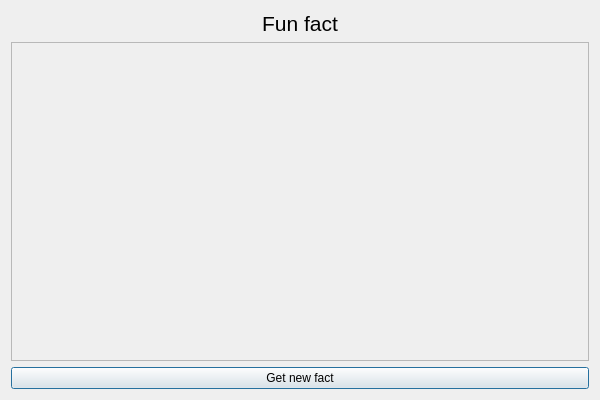
<?xml version="1.0" encoding="UTF-8"?>
<ui version="4.0">
 <class>DialogFunFact</class>
 <widget class="QDialog" name="DialogFunFact">
  <property name="geometry">
   <rect>
    <x>0</x>
    <y>0</y>
    <width>600</width>
    <height>400</height>
   </rect>
  </property>
  <property name="minimumSize">
   <size>
    <width>600</width>
    <height>400</height>
   </size>
  </property>
  <property name="windowTitle">
   <string>Dialog</string>
  </property>
  <layout class="QHBoxLayout" name="horizontalLayout">
   <item>
    <layout class="QVBoxLayout" name="verticalLayout">
     <item>
      <widget class="QLabel" name="label">
       <property name="font">
        <font>
         <pointsize>16</pointsize>
        </font>
       </property>
       <property name="text">
        <string>Fun fact</string>
       </property>
       <property name="alignment">
        <set>Qt::AlignCenter</set>
       </property>
       <property name="indent">
        <number>0</number>
       </property>
      </widget>
     </item>
     <item>
      <widget class="QTextEdit" name="label_funfact">
       <property name="enabled">
        <bool>false</bool>
       </property>
       <property name="html">
        <string>&lt;!DOCTYPE HTML PUBLIC &quot;-//W3C//DTD HTML 4.0//EN&quot; &quot;http://www.w3.org/TR/REC-html40/strict.dtd&quot;&gt;
&lt;html&gt;&lt;head&gt;&lt;meta name=&quot;qrichtext&quot; content=&quot;1&quot; /&gt;&lt;style type=&quot;text/css&quot;&gt;
p, li { white-space: pre-wrap; }
&lt;/style&gt;&lt;/head&gt;&lt;body style=&quot; font-family:'MS Shell Dlg 2'; font-size:7.875pt; font-weight:400; font-style:normal;&quot;&gt;
&lt;p style=&quot;-qt-paragraph-type:empty; margin-top:0px; margin-bottom:0px; margin-left:0px; margin-right:0px; -qt-block-indent:0; text-indent:0px;&quot;&gt;&lt;br /&gt;&lt;/p&gt;&lt;/body&gt;&lt;/html&gt;</string>
       </property>
      </widget>
     </item>
     <item>
      <widget class="QPushButton" name="pushButton_newfact">
       <property name="text">
        <string>Get new fact</string>
       </property>
      </widget>
     </item>
    </layout>
   </item>
  </layout>
 </widget>
 <resources/>
 <connections/>
</ui>
